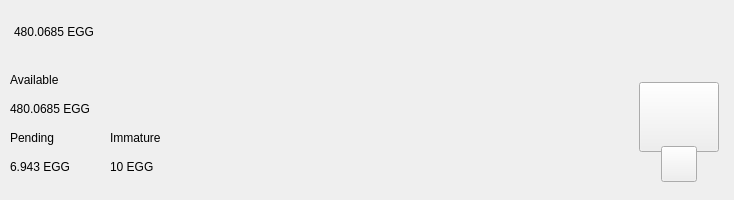
<?xml version="1.0" encoding="UTF-8"?>
<ui version="4.0">
 <class>TopBar</class>
 <widget class="QWidget" name="TopBar">
  <property name="geometry">
   <rect>
    <x>0</x>
    <y>0</y>
    <width>734</width>
    <height>200</height>
   </rect>
  </property>
  <property name="minimumSize">
   <size>
    <width>0</width>
    <height>200</height>
   </size>
  </property>
  <property name="maximumSize">
   <size>
    <width>16777215</width>
    <height>200</height>
   </size>
  </property>
  <property name="windowTitle">
   <string>Form</string>
  </property>
  <layout class="QVBoxLayout" name="verticalLayout_10" stretch="0">
   <property name="spacing">
    <number>0</number>
   </property>
   <property name="leftMargin">
    <number>0</number>
   </property>
   <property name="topMargin">
    <number>0</number>
   </property>
   <property name="rightMargin">
    <number>0</number>
   </property>
   <property name="bottomMargin">
    <number>0</number>
   </property>
   <item>
    <widget class="PFBorderImage" name="containerTop">
     <layout class="QVBoxLayout" name="verticalLayout_11">
      <property name="spacing">
       <number>0</number>
      </property>
      <property name="leftMargin">
       <number>0</number>
      </property>
      <property name="topMargin">
       <number>0</number>
      </property>
      <property name="rightMargin">
       <number>0</number>
      </property>
      <property name="bottomMargin">
       <number>0</number>
      </property>
      <item>
       <widget class="QWidget" name="top_container_2" native="true">
        <property name="minimumSize">
         <size>
          <width>0</width>
          <height>65</height>
         </size>
        </property>
        <layout class="QHBoxLayout" name="top_container">
         <property name="spacing">
          <number>0</number>
         </property>
         <property name="leftMargin">
          <number>14</number>
         </property>
         <property name="topMargin">
          <number>0</number>
         </property>
         <property name="rightMargin">
          <number>14</number>
         </property>
         <property name="bottomMargin">
          <number>0</number>
         </property>
         <item alignment="Qt::AlignVCenter">
          <widget class="QWidget" name="widgetTopAmount" native="true">
           <property name="sizePolicy">
            <sizepolicy hsizetype="Preferred" vsizetype="Maximum">
             <horstretch>0</horstretch>
             <verstretch>0</verstretch>
            </sizepolicy>
           </property>
           <layout class="QHBoxLayout" name="horizontalLayout_5">
            <property name="spacing">
             <number>0</number>
            </property>
            <property name="leftMargin">
             <number>0</number>
            </property>
            <property name="topMargin">
             <number>0</number>
            </property>
            <property name="rightMargin">
             <number>0</number>
            </property>
            <property name="bottomMargin">
             <number>0</number>
            </property>
            <item alignment="Qt::AlignTop">
             <widget class="QLabel" name="labelAmountTopPiv">
              <property name="minimumSize">
               <size>
                <width>0</width>
                <height>36</height>
               </size>
              </property>
              <property name="styleSheet">
               <string notr="true">padding:0px;margin:0px;</string>
              </property>
              <property name="text">
               <string notr="true">480.0685 EGG</string>
              </property>
             </widget>
            </item>
           </layout>
          </widget>
         </item>
         <item>
          <spacer name="horizontalSpacer">
           <property name="orientation">
            <enum>Qt::Horizontal</enum>
           </property>
           <property name="sizeHint" stdset="0">
            <size>
             <width>40</width>
             <height>20</height>
            </size>
           </property>
          </spacer>
         </item>
         <item>
          <layout class="QHBoxLayout" name="horizontalLayout_4">
           <property name="spacing">
            <number>12</number>
           </property>
           <property name="rightMargin">
            <number>0</number>
           </property>
           <item alignment="Qt::AlignRight">
            <widget class="QWidget" name="layoutSync" native="true">
             <property name="minimumSize">
              <size>
               <width>0</width>
               <height>36</height>
              </size>
             </property>
             <property name="maximumSize">
              <size>
               <width>16777215</width>
               <height>36</height>
              </size>
             </property>
             <layout class="QVBoxLayout" name="verticalLayout_9">
              <property name="leftMargin">
               <number>0</number>
              </property>
              <property name="topMargin">
               <number>0</number>
              </property>
              <property name="rightMargin">
               <number>0</number>
              </property>
              <property name="bottomMargin">
               <number>0</number>
              </property>
              <item>
               <widget class="ExpandableButton" name="pushButtonSync" native="true">
                <property name="minimumSize">
                 <size>
                  <width>36</width>
                  <height>36</height>
                 </size>
                </property>
                <property name="maximumSize">
                 <size>
                  <width>16777215</width>
                  <height>36</height>
                 </size>
                </property>
               </widget>
              </item>
             </layout>
            </widget>
           </item>
           <item>
            <widget class="ExpandableButton" name="pushButtonHDUpgrade" native="true">
             <property name="minimumSize">
              <size>
               <width>36</width>
               <height>36</height>
              </size>
             </property>
            </widget>
           </item>
           <item>
            <widget class="ExpandableButton" name="pushButtonStack" native="true">
             <property name="minimumSize">
              <size>
               <width>36</width>
               <height>36</height>
              </size>
             </property>
            </widget>
           </item>
           <item>
            <widget class="ExpandableButton" name="pushButtonColdStaking" native="true">
             <property name="minimumSize">
              <size>
               <width>36</width>
               <height>36</height>
              </size>
             </property>
            </widget>
           </item>
           <item>
            <widget class="ExpandableButton" name="pushButtonConnection" native="true">
             <property name="minimumSize">
              <size>
               <width>36</width>
               <height>36</height>
              </size>
             </property>
            </widget>
           </item>
           <item>
            <widget class="ExpandableButton" name="pushButtonTor" native="true">
             <property name="minimumSize">
              <size>
               <width>36</width>
               <height>36</height>
              </size>
             </property>
            </widget>
           </item>
           <item>
            <widget class="ExpandableButton" name="pushButtonLock" native="true">
             <property name="sizePolicy">
              <sizepolicy hsizetype="Expanding" vsizetype="Expanding">
               <horstretch>0</horstretch>
               <verstretch>0</verstretch>
              </sizepolicy>
             </property>
             <property name="minimumSize">
              <size>
               <width>36</width>
               <height>0</height>
              </size>
             </property>
            </widget>
           </item>
           <item>
            <widget class="ExpandableButton" name="pushButtonTheme" native="true">
             <property name="minimumSize">
              <size>
               <width>36</width>
               <height>36</height>
              </size>
             </property>
             <property name="maximumSize">
              <size>
               <width>16777215</width>
               <height>36</height>
              </size>
             </property>
            </widget>
           </item>
           <item>
            <widget class="ExpandableButton" name="pushButtonFAQ" native="true">
             <property name="minimumSize">
              <size>
               <width>36</width>
               <height>36</height>
              </size>
             </property>
            </widget>
           </item>
          </layout>
         </item>
        </layout>
       </widget>
      </item>
      <item>
       <widget class="QWidget" name="bottom_container" native="true">
        <property name="minimumSize">
         <size>
          <width>0</width>
          <height>135</height>
         </size>
        </property>
        <layout class="QHBoxLayout" name="botton_container">
         <property name="leftMargin">
          <number>10</number>
         </property>
         <property name="topMargin">
          <number>0</number>
         </property>
         <property name="rightMargin">
          <number>10</number>
         </property>
         <property name="bottomMargin">
          <number>10</number>
         </property>
         <item>
          <layout class="QHBoxLayout" name="horizontalLayout_3">
           <property name="bottomMargin">
            <number>9</number>
           </property>
           <item>
            <layout class="QVBoxLayout" name="verticalLayout_7">
             <property name="spacing">
              <number>0</number>
             </property>
             <property name="leftMargin">
              <number>0</number>
             </property>
             <property name="rightMargin">
              <number>30</number>
             </property>
             <item>
              <layout class="QVBoxLayout" name="verticalLayout_2">
               <item>
                <widget class="QLabel" name="labelTitle1">
                 <property name="text">
                  <string>Available</string>
                 </property>
                </widget>
               </item>
               <item>
                <widget class="QLabel" name="labelAmountPiv">
                 <property name="text">
                  <string notr="true">480.0685 EGG</string>
                 </property>
                </widget>
               </item>
              </layout>
             </item>
             <item>
              <layout class="QHBoxLayout" name="horizontalLayout_2">
               <property name="spacing">
                <number>0</number>
               </property>
               <item>
                <layout class="QVBoxLayout" name="verticalLayout_3">
                 <item>
                  <widget class="QLabel" name="labelTitle3">
                   <property name="text">
                    <string>Pending</string>
                   </property>
                  </widget>
                 </item>
                 <item>
                  <widget class="QLabel" name="labelPendingPiv">
                   <property name="text">
                    <string notr="true">6.943 EGG</string>
                   </property>
                  </widget>
                 </item>
                </layout>
               </item>
               <item>
                <spacer name="horizontalSpacer_3">
                 <property name="orientation">
                  <enum>Qt::Horizontal</enum>
                 </property>
                 <property name="sizeType">
                  <enum>QSizePolicy::Fixed</enum>
                 </property>
                 <property name="sizeHint" stdset="0">
                  <size>
                   <width>40</width>
                   <height>20</height>
                  </size>
                 </property>
                </spacer>
               </item>
               <item>
                <layout class="QVBoxLayout" name="verticalLayout_4">
                 <item>
                  <widget class="QLabel" name="labelTitle4">
                   <property name="text">
                    <string>Immature</string>
                   </property>
                  </widget>
                 </item>
                 <item>
                  <widget class="QLabel" name="labelImmaturePiv">
                   <property name="text">
                    <string notr="true">10 EGG</string>
                   </property>
                  </widget>
                 </item>
                </layout>
               </item>
              </layout>
             </item>
            </layout>
           </item>
          </layout>
         </item>
         <item>
          <spacer name="horizontalSpacer_2">
           <property name="orientation">
            <enum>Qt::Horizontal</enum>
           </property>
           <property name="sizeHint" stdset="0">
            <size>
             <width>40</width>
             <height>20</height>
            </size>
           </property>
          </spacer>
         </item>
         <item alignment="Qt::AlignHCenter|Qt::AlignVCenter">
          <widget class="QWidget" name="qrContainer" native="true">
           <property name="sizePolicy">
            <sizepolicy hsizetype="Preferred" vsizetype="Minimum">
             <horstretch>0</horstretch>
             <verstretch>0</verstretch>
            </sizepolicy>
           </property>
           <property name="minimumSize">
            <size>
             <width>90</width>
             <height>110</height>
            </size>
           </property>
           <property name="maximumSize">
            <size>
             <width>90</width>
             <height>110</height>
            </size>
           </property>
           <layout class="QVBoxLayout" name="containerQR">
            <property name="spacing">
             <number>0</number>
            </property>
            <property name="leftMargin">
             <number>5</number>
            </property>
            <property name="topMargin">
             <number>10</number>
            </property>
            <property name="rightMargin">
             <number>5</number>
            </property>
            <property name="bottomMargin">
             <number>0</number>
            </property>
            <item>
             <widget class="QPushButton" name="btnQr">
              <property name="minimumSize">
               <size>
                <width>70</width>
                <height>70</height>
               </size>
              </property>
              <property name="maximumSize">
               <size>
                <width>16777215</width>
                <height>70</height>
               </size>
              </property>
              <property name="focusPolicy">
               <enum>Qt::NoFocus</enum>
              </property>
              <property name="text">
               <string/>
              </property>
              <property name="iconSize">
               <size>
                <width>70</width>
                <height>70</height>
               </size>
              </property>
             </widget>
            </item>
            <item>
             <spacer name="verticalSpacer">
              <property name="orientation">
               <enum>Qt::Vertical</enum>
              </property>
              <property name="sizeType">
               <enum>QSizePolicy::Fixed</enum>
              </property>
              <property name="sizeHint" stdset="0">
               <size>
                <width>20</width>
                <height>20</height>
               </size>
              </property>
             </spacer>
            </item>
            <item alignment="Qt::AlignHCenter|Qt::AlignBottom">
             <widget class="QPushButton" name="pushButtonQR">
              <property name="minimumSize">
               <size>
                <width>36</width>
                <height>36</height>
               </size>
              </property>
              <property name="maximumSize">
               <size>
                <width>36</width>
                <height>36</height>
               </size>
              </property>
              <property name="focusPolicy">
               <enum>Qt::NoFocus</enum>
              </property>
              <property name="text">
               <string/>
              </property>
             </widget>
            </item>
           </layout>
          </widget>
         </item>
        </layout>
       </widget>
      </item>
     </layout>
    </widget>
   </item>
  </layout>
 </widget>
 <customwidgets>
  <customwidget>
   <class>ExpandableButton</class>
   <extends>QWidget</extends>
   <header>qt/pivx/expandablebutton.h</header>
   <container>1</container>
  </customwidget>
  <customwidget>
   <class>PFBorderImage</class>
   <extends>QFrame</extends>
   <header>qt/pivx/pfborderimage.h</header>
   <container>1</container>
  </customwidget>
 </customwidgets>
 <resources/>
 <connections/>
</ui>
